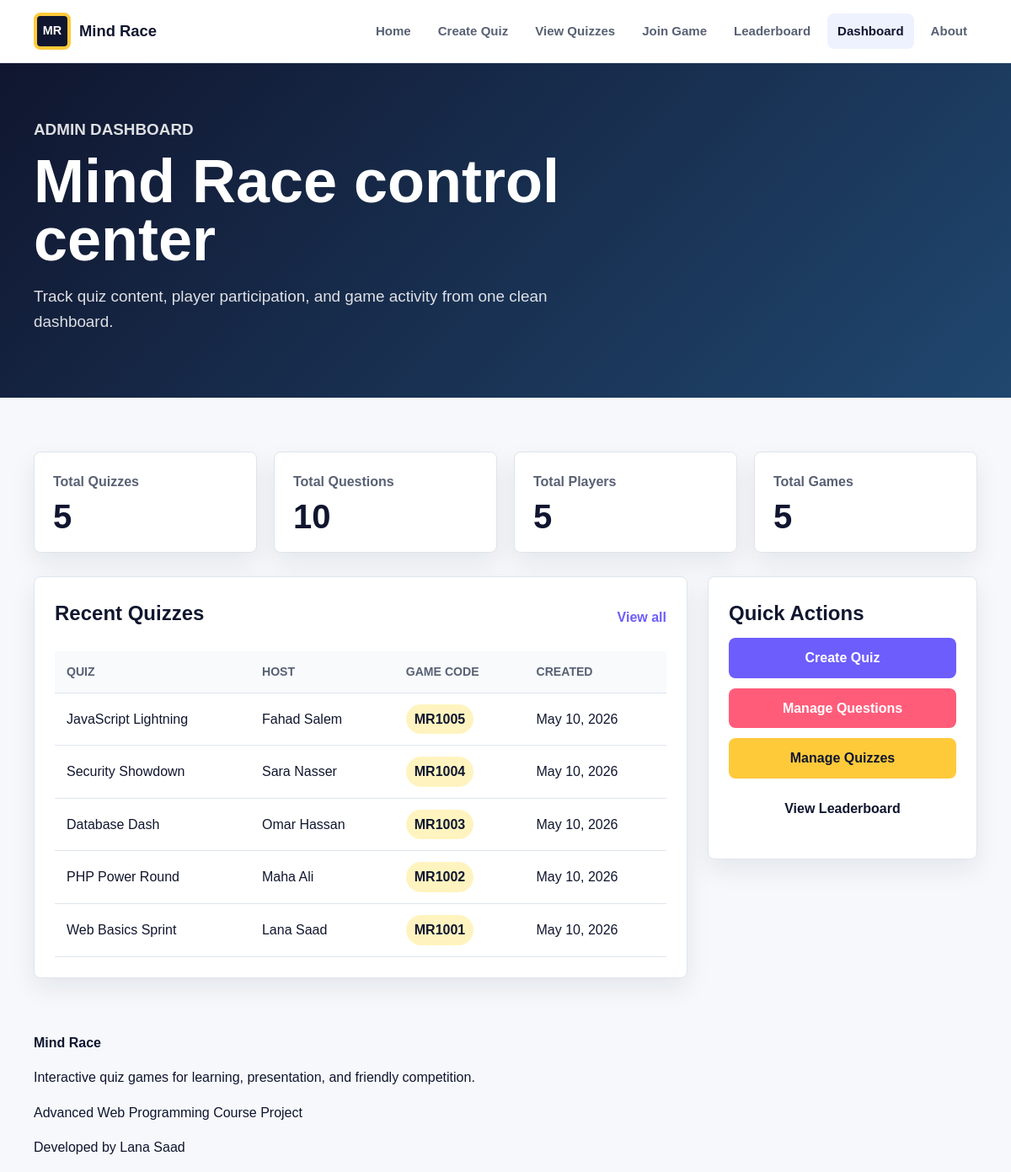
Page /dashboard.php on the committed database.
### tables this page shows
CREATE TABLE quizzes (
    id INT AUTO_INCREMENT PRIMARY KEY,
    title VARCHAR(150) NOT NULL,
    description TEXT NOT NULL,
    host_name VARCHAR(100) NOT NULL,
    game_code VARCHAR(20) NOT NULL UNIQUE,
    created_at TIMESTAMP DEFAULT CURRENT_TIMESTAMP
);

### includes/functions.php (called while the page is built, shortened)
<?php
function e(?string $value): string
{
    return htmlspecialchars((string) $value, ENT_QUOTES, 'UTF-8');
}

### dashboard.php (the view, shortened to what this page needs)
<?php
$pdo = getDbConnection();
$counts = [
    'Total Quizzes' => (int) $pdo->query('SELECT COUNT(*) FROM quizzes')->fetchColumn(),
    'Total Questions' => (int) $pdo->query('SELECT COUNT(*) FROM questions')->fetchColumn(),
    'Total Players' => (int) $pdo->query('SELECT COUNT(*) FROM players')->fetchColumn(),
    'Total Games' => (int) $pdo->query('SELECT COUNT(DISTINCT game_code) FROM quizzes')->fetchColumn(),
];
$recentQuizzes = $pdo
    ->query('SELECT title, host_name, game_code, created_at FROM quizzes ORDER BY created_at DESC, id DESC LIMIT 5')
    ->fetchAll();
require_once __DIR__ . '/includes/header.php';
?>
<section class="page-hero compact-hero">
    <div class="container">
        <p class="eyebrow">Admin dashboard</p>
        <h1>Mind Race control center</h1>
        <p>Track quiz content, player participation, and game activity from one clean dashboard.</p>
    </div>
</section>
<section class="section">
    <div class="container">
        <div class="stat-grid">
            <?php foreach ($counts as $label => $value): ?>
                <article class="stat-card">
                    <span><?= e($label); ?></span>
                    <strong><?= e((string) $value); ?></strong>
                </article>
            <?php endforeach; ?>
        </div>
        <div class="dashboard-grid">
            <section class="panel">
                <div class="panel-heading">
                    <h2>Recent Quizzes</h2>
                    <a class="text-link" href="view_quizzes.php">View all</a>
                </div>
                <div class="table-wrap">
                    <table>
                        <thead>
                            <tr>
                                <th>Quiz</th>
                                <th>Host</th>
                                <th>Game Code</th>
                                <th>Created</th>
                            </tr>
                        </thead>
                        <tbody>
                            <?php foreach ($recentQuizzes as $quiz): ?>
                                <tr>
                                    <td><?= e($quiz['title']); ?></td>
                                    <td><?= e($quiz['host_name']); ?></td>
                                    <td><span class="code-pill"><?= e($quiz['game_code']); ?></span></td>
                                    <td><?= e(date('M d, Y', strtotime($quiz['created_at']))); ?></td>
                                </tr>
                            <?php endforeach; ?>
                        </tbody>
                    </table>
                </div>
            </section>
            <aside class="panel action-panel">
                <h2>Quick Actions</h2>
                <a class="btn btn-primary btn-full" href="create_quiz.php">Create Quiz</a>
                <a class="btn btn-secondary btn-full" href="manage_questions.php">Manage Questions</a>
                <a class="btn btn-light btn-full" href="view_quizzes.php">Manage Quizzes</a>
                <a class="btn btn-ghost btn-full" href="leaderboard.php">View Leaderboard</a>
            </aside>
        </div>
    </div>
</section>
<?php require_once __DIR__ . '/includes/footer.php'; ?>

### assets/css/style.css (style rules this page uses)
:root { --ink: #10162f; --muted: #586174; --surface: #ffffff; --surface-soft: #f6f8fb; --line: #dfe5ee; --purple: #6d5dfc; --pink: #ff5c7a; --cyan: #00a7e8; --green: #20bf7a; --yellow: #ffca3a; --danger: #d93d4a; --shadow: 0 18px 45px rgba(16, 22, 47, 0.14); }
* { box-sizing: border-box; }
body { margin: 0; color: var(--ink); background: var(--surface-soft); font-family: Arial, Helvetica, sans-serif; line-height: 1.6; }
a { color: inherit; text-decoration: none; }
.container { width: min(1120px, calc(100% - 32px)); margin: 0 auto; }
.hero h1, .page-hero h1 { margin: 0; font-size: clamp(3rem, 8vw, 6.4rem); line-height: 0.95; letter-spacing: 0; }
.hero-text, .page-hero p { max-width: 640px; font-size: 1.18rem; color: rgba(255, 255, 255, 0.86); }
.eyebrow { margin: 0 0 12px; color: var(--yellow); font-weight: 800; letter-spacing: 0; text-transform: uppercase; }
.section { padding: 64px 0; }
.feature-grid, .content-grid, .stat-grid, .quiz-grid, .answer-grid { display: grid; gap: 20px; }
.feature-card, .content-block, .panel, .stat-card, .quiz-card, .leader-card { background: var(--surface); border: 1px solid var(--line); border-radius: 8px; box-shadow: 0 12px 30px rgba(16, 22, 47, 0.08); }
.feature-card, .content-block, .panel, .quiz-card, .leader-card { padding: 24px; }
.feature-card h2, .content-block h2, .panel h2 { margin: 0 0 10px; }
.page-hero { color: #ffffff; background: linear-gradient(135deg, var(--ink), #20476f); }
.compact-hero { padding: 64px 0 56px; }
.compact-hero h1 { max-width: 850px; font-size: clamp(2.5rem, 6vw, 4.8rem); }
.btn { display: inline-flex; align-items: center; justify-content: center; min-height: 44px; padding: 11px 18px; border: 0; border-radius: 8px; font-weight: 800; cursor: pointer; transition: transform 0.18s ease, box-shadow 0.18s ease, background 0.18s ease; }
.btn-primary { color: #ffffff; background: var(--purple); }
.btn-secondary { color: #ffffff; background: var(--pink); }
.btn-light { color: var(--ink); background: var(--yellow); }
.btn-ghost { color: var(--ink); background: #ffffff; }
.btn-full { width: 100%; margin-bottom: 12px; }
.text-link { color: var(--purple); font-weight: 800; }
.stat-grid { grid-template-columns: repeat(4, 1fr); margin-bottom: 28px; }
.stat-card { padding: 22px; }
.stat-card span { color: var(--muted); font-weight: 800; }
.stat-card strong { display: block; margin-top: 8px; font-size: 2.5rem; line-height: 1; }
.dashboard-grid { display: grid; grid-template-columns: 1fr 320px; gap: 24px; align-items: start; }
.panel-heading { display: flex; justify-content: space-between; gap: 16px; align-items: center; margin-bottom: 16px; }
.table-wrap { width: 100%; overflow-x: auto; }
table { width: 100%; border-collapse: collapse; }
th, td { padding: 13px 14px; border-bottom: 1px solid var(--line); text-align: left; vertical-align: middle; }
th { color: var(--muted); background: #f8fafc; font-size: 0.88rem; text-transform: uppercase; }
.code-pill { display: inline-flex; padding: 5px 10px; border-radius: 999px; color: var(--ink); background: #fff4bf; font-weight: 900; }

### rows in the picture
quizzes: title "JavaScript Lightning", host_name "Fahad Salem", game_code "MR1005", created_at "May 10, 2026"
quizzes: title "Security Showdown", host_name "Sara Nasser", game_code "MR1004", created_at "May 10, 2026"
quizzes: title "Database Dash", host_name "Omar Hassan", game_code "MR1003", created_at "May 10, 2026"
quizzes: title "PHP Power Round", host_name "Maha Ali", game_code "MR1002", created_at "May 10, 2026"
quizzes: title "Web Basics Sprint", host_name "Lana Saad", game_code "MR1001", created_at "May 10, 2026"

### other values in the picture
$label "Home"
$label "Create Quiz"
$label "View Quizzes"
$label "Join Game"
$label "Leaderboard"
$label "Dashboard"
$label "About"
$label "Total Quizzes"
$value "5"
$label "Total Questions"
$value "10"
$label "Total Players"
$label "Total Games"
